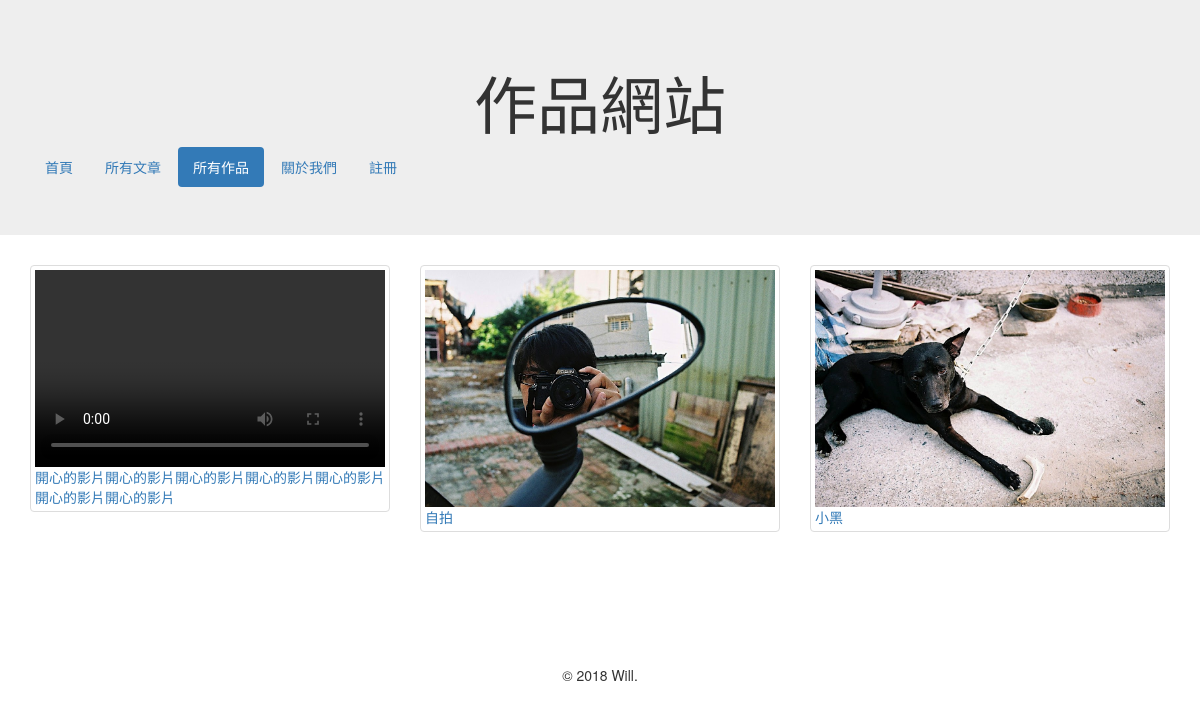
The app's page /work_list.php with its own data.
### tables this page shows
CREATE TABLE `works` (
  `id` int(11) NOT NULL AUTO_INCREMENT COMMENT '作品 id',
  `intro` text NOT NULL COMMENT '簡介',
  `image_path` text COMMENT '圖⽚路徑',
  `video_path` text COMMENT '影⽚路徑',
  `publish` tinyint(1) NOT NULL COMMENT '是否發布',
  `upload_date` datetime NOT NULL COMMENT '上傳時間',
  `create_user_id` int(11) NOT NULL COMMENT '誰上傳的(建⽴立者id)',
  PRIMARY KEY (`id`)
);

### php/functions.php (called while the page is built, shortened)
<?php
function get_publish_works()
{
  $datas = array();
  $sql = "SELECT * FROM `works` WHERE `publish` = 1;";
  $query = mysqli_query($_SESSION['link'], $sql);
  if ($query)
  {
    if (mysqli_num_rows($query) > 0)
    {
      while ($row = mysqli_fetch_assoc($query))
      {
        $datas[] = $row;
      }
    }
  }
  else
  {
    echo "{$sql} 語法執行失敗，錯誤訊息：" . mysqli_error($_SESSION['link']);
  }
  return $datas;
}
?>

### work_list.php (the view, shortened to what this page needs)
<?php
require_once 'php/functions.php';
$datas = get_publish_works();
?>
<!DOCTYPE html>
<html lang="zh-TW">
  <head>
    <link rel="stylesheet" href="https://maxcdn.bootstrapcdn.com/bootstrap/3.3.4/css/bootstrap.min.css"/>
    <link rel="stylesheet" href="css/style.css"/>
  </head>
  <body>
    <?php
      include_once 'menu.php';
    ?>
    <div class="content">
      <div class="container">
        <div class="row">
          <?php if(!empty($datas)):?>
          <?php foreach($datas as $row):?>
          <?php
          $abstract = strip_tags($row['intro']);
          ?>
          <div class="col-xs-12 col-sm-4">
            <div class="thumbnail">
              <?php if($row['image_path']):?>
                <img src='<?php echo $row['image_path']; ?>' class="img-responsive">
              <?php else: ?>
              <div class="embed-responsive embed-responsive-16by9">
                <video src="<?php echo $row['video_path']; ?>" controls></video>
              </div>
              <?php endif; ?>
              <a href="work.php?i=<?php echo $row['id']; ?>" class=""> <?php echo $abstract; ?></a>
            </div>
          </div>
          <?php endforeach; ?>
          <?php else: ?>
          <h3 class="text-center">尚無作品</h3>
          <?php endif; ?>
        </div>
      </div>
    </div>
    <?php
      include_once 'footer.php';
    ?>
  </body>
</html>

### menu.php (shortened to what this page needs)
<?php
$current_file = $_SERVER['PHP_SELF'];
$current_file = basename($current_file , ".php");
switch ($current_file) {
	case 'work_list':
	case 'work':
		$index = 2;
		break;
}
?>
<div class="jumbotron">
  <div class="container">
    <div class="row">
      <div class="col-xs-12">
        <h1 class="text-center">作品網站</h1>
        <ul class="nav nav-pills">
          <li role="presentation" <?php echo ($index == 0)?'class="active"':'';?>><a href="index.php">首頁</a></li>
          <li role="presentation" <?php echo ($index == 1)?'class="active"':'';?>><a href="article_list.php">所有文章</a></li>
          <li role="presentation" <?php echo ($index == 2)?'class="active"':'';?>><a href="work_list.php">所有作品</a></li>
          <li role="presentation" <?php echo ($index == 3)?'class="active"':'';?>><a href="about.php">關於我們</a></li>
          <li role="presentation" <?php echo ($index == 4)?'class="active"':'';?>><a href="register.php">註冊</a></li>
        </ul>
      </div>
    </div>
  </div>
</div>

### footer.php
<div class="footer">
  <div class="container">
    <div class="row">
      <div class="col-xs-12">
        <p class="text-center">
          &copy; <?php echo date("Y")
          ?>
          Will.
        </p>
      </div>
    </div>
  </div>
</div>

### css/style.css (style rules this page uses)
div.content { min-height: 400px; }

### records on screen
works: intro "開心的影片開心的影片開心的影片開心的影片開心的影片開心的影片開心的影片"
works: image_path (picture), intro "自拍"
works: image_path (picture), intro "小黑"
